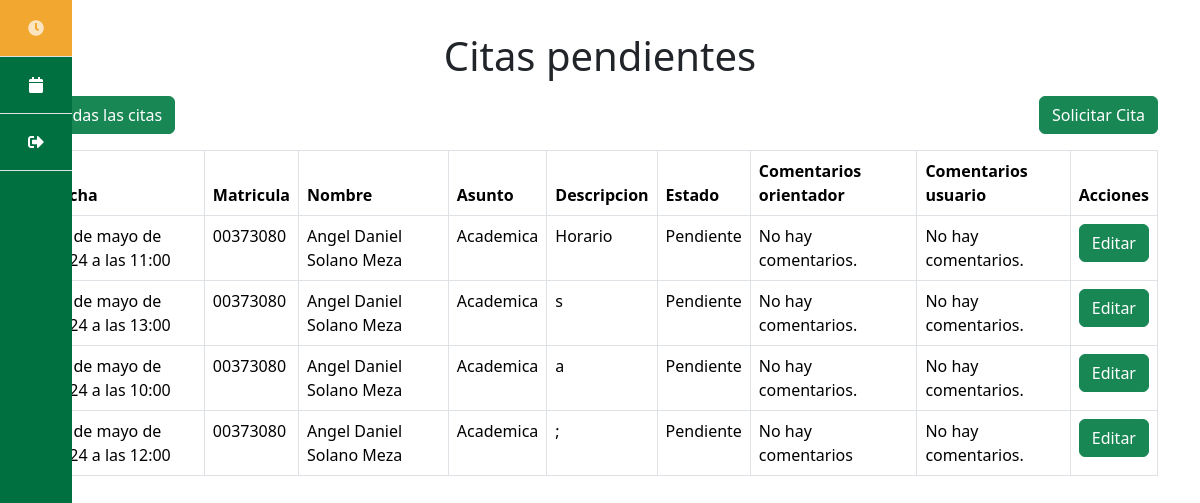
The app's page /citas_pendientes/ (signed in), older data.
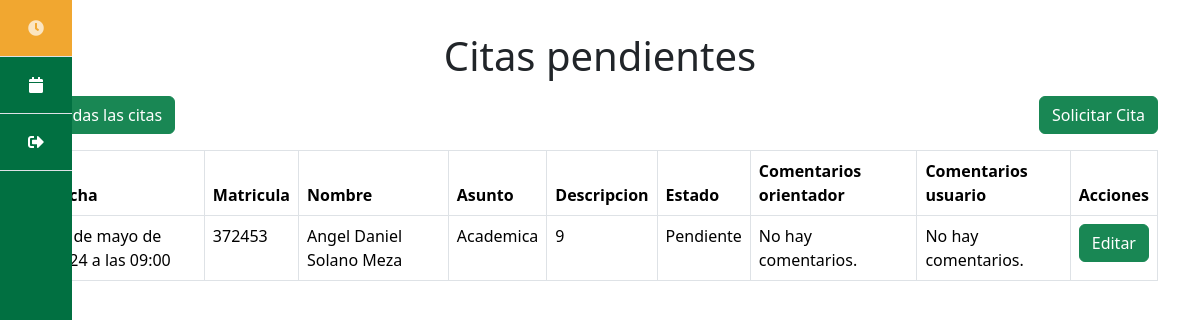
The same page, newer data.
### paginas/models.py (models this page shows, shortened)
class Cita(models.Model):
    PENDIENTE = 'Pendiente'
    CONFIRMADA = 'Confirmada'
    DECLINADA = 'Declinada'
    ESTADOS_CITA = [
        (PENDIENTE, 'Pendiente'),
        (CONFIRMADA, 'Confirmada'),
        (DECLINADA, 'Declinada'),
    ]
    HOMBRE = 'Hombre'
    MUJER = 'Mujer'
    PREFIERO_NO_DECIRLO = 'Prefiero no decirlo'
    GENERO = [
        (HOMBRE, 'Hombre'),
        (MUJER, 'Mujer'),
        (PREFIERO_NO_DECIRLO, 'Prefiero no decirlo'),
    ]
    INGENIERIA_CIVIL = 'Ingenieria Civil'
    INGENIERIA_ELECTRONICA = 'Ingenieria en Electronica'
    INGENIERIA_COMPUTACION = 'Ingenieria en Computacion'
    INGENIERIA_INDUSTRIAL = 'Ingenieria Industrial'
    INGENIERIA_NANOTECNOLOGIA = 'Ingenieria en Nanatecnologia'
    INGENIERIA_SOFTWARE = 'Ingenieria en Software'
    BIOINGENIERIA = 'Bioingenieria'
    ARQUITECTURA = 'Arquitectura'
    CARRERAS = [
        (INGENIERIA_CIVIL,  'Ingenieria Civil'),
        (INGENIERIA_ELECTRONICA,  'Ingenieria en Electronica'),
        (INGENIERIA_COMPUTACION,  'Ingenieria en Computacion'),
        (INGENIERIA_INDUSTRIAL,  'Ingenieria Industrial'),
        (INGENIERIA_NANOTECNOLOGIA,  'Ingenieria en Nanotecnologia'),
        (INGENIERIA_SOFTWARE,  'Ingenieria en Software y Tecnologias Emergentes'),
        (BIOINGENIERIA,  'Bioingenieria'),
        (ARQUITECTURA,  'Arquitectura'),
    ]
    ACADEMICA = 'Academica'
    PERSONAL = 'Personal'
    VOCACIONAL = 'Vocacional'
    BAJA = 'Baja'
    PSICOLOGICA = 'Psicologica'
    ASUNTOS = [
        (ACADEMICA, 'Academica'),
        (PERSONAL, 'Personal'),
        (VOCACIONAL, 'Vocacional'),
        (BAJA, 'Baja'),
        (PSICOLOGICA, 'Psicologica'),
    ]
    PRIMERO = '1'
    SEGUNDO = '2'
    TERCERO = '3'
    CUARTO = '4'
    QUINTO = '5'
    SEXTO = '6'
    SEPTIMO = '7'
    OCTAVO = '8'
    NOVENO = '9'
    SEMESTRES = [
        (PRIMERO, '1'),
        (SEGUNDO, '2'),
        (TERCERO, '3'),
        (CUARTO, '4'),
        (QUINTO, '5'),
        (SEXTO, '6'),
        (SEPTIMO, '7'),
        (OCTAVO, '8'),
        (NOVENO, '9'),
    ]
    matricula = models.CharField(max_length=8)
    apellido_paterno = models.CharField(max_length=20)
    apellido_materno = models.CharField(max_length=20)
    nombre = models.CharField(max_length=40)
    descripcion = models.TextField(max_length=200)
    fecha = models.DateTimeField()
    semestre = models.CharField(
        max_length=2,
        choices=SEMESTRES,
        default=PRIMERO
    )
    comentarios_orientador = models.TextField(
        max_length=200,
        default="No hay comentarios."
    )
    comentarios_usuario = models.TextField(
        max_length=200,
        default="No hay comentarios."
    )
    sexo = models.CharField(
        max_length=20,
        choices=GENERO,
        default=PREFIERO_NO_DECIRLO,
    )
    estado = models.CharField(
        max_length=11,
        choices=ESTADOS_CITA,
        default=PENDIENTE,
    )
    carrera = models.CharField(
        max_length=50,
        choices=CARRERAS,
        default=INGENIERIA_SOFTWARE
    )
    asunto = models.CharField(
        max_length=50,
        choices=ASUNTOS,
        default=ACADEMICA
    )
    solicitada = models.DateTimeField(auto_now_add=True)
    user = models.ForeignKey(User, on_delete=models.CASCADE)

### paginas/views.py (the view)
# urls.py: path('citas_pendientes/', views.citas_pendientes, name = 'citas_pendientes'),
def citas_pendientes(request):
    if request.user.username == 'espy':
        citas = Cita.objects.filter(estado='Pendiente').order_by('solicitada')
    else:
        citas = Cita.objects.filter(
            estado='Pendiente', user=request.user).order_by('solicitada')
    return render(request, 'citas_pendientes.html', {
        'citas': citas})

### paginas/templates/citas_pendientes.html
{% extends 'base.html' %} {% block content %}
<h1 class="text-center mt-3 mb-3">Citas pendientes</h1>
<div class="d-flex mb-3 justify-content-between">
  <div class="d-flex gap-2">
      <a href="/citas" class="btn btn-success">Todas las citas</a>
  </div>
  <div>
    <a href="/citas/crear" class="btn btn-success">Solicitar Cita</a>
  </div>
</div>
<table class="table table-bordered">
    <thead>
        <tr>
            <th scope="col">Fecha</th>
            <th scope="col">Matricula</th>
            <th scope="col">Nombre</th>
            <th scope="col">Asunto</th>
            <th scope="col">Descripcion</th>
            <th scope="col">Estado</th>
            <th scope="col">Comentarios orientador</th>
            <th scope="col">Comentarios usuario</th>
            {% if user.is_staff %}
            <th scope="col">Acciones</th>
            {% else %}
            <th scope="col">Detalle</th>
            {% endif %}
        </tr>
    </thead>
    <tbody>
        {% for cita in citas %}
        <tr>
            <td>{{ cita.fecha }}</td>
            <td>{{ cita.matricula }}</td>
            <td>
                {{ cita.nombre }} {{cita.apellido_paterno}}
                {{cita.apellido_materno}}
            </td>
            <td>{{ cita.asunto }}</td>
            <td>{{ cita.descripcion }}</td>
            <td>{{ cita.estado }}</td>
            <td>{{ cita.comentarios_orientador }}</td>
            <td>{{ cita.comentarios_usuario }}</td>
            {% if user.is_staff %}
            <td>
                <a href="/citas/{{ cita.id }}" class="btn btn-success"
                    >Editar
                </a>
            </td>
            {% else %}
            <td>
                <a href="/citas/{{ cita.id }}" class="btn btn-success">Ver </a>
            </td>
            {% endif %} {% endfor %}
        </tr>
    </tbody>
</table>
{% endblock %}

### paginas/templates/base.html (shortened to what this page needs)
<!DOCTYPE html>
<html lang="es">
    <head>
        {% load static %}
        <link
            href="https://cdn.jsdelivr.net/npm/bootstrap@5.3.3/dist/css/bootstrap.min.css"
            rel="stylesheet"
        />
        <link
            rel="stylesheet"
            href="https://cdnjs.cloudflare.com/ajax/libs/font-awesome/5.15.3/css/all.min.css"
        />
        <link rel="stylesheet" href="{% static 'css/styles.css' %}" />
    </head>
    <body>
        <div class="d-flex">
            <div
                class="d-flex flex-column flex-shrink-0 h-100"
                style="
                    position: fixed;
                    width: 4.5rem;
                    background-color: #017041;
                    min-height: 100vh;
                "
            >
                <ul
                    class="nav nav-pills nav-flush flex-column mb-auto text-center"
                >
                    {% if user.is_authenticated %}
                    <li>
                        <a
                            href="/citas_pendientes/"
                            class="nav-link {% if request.path == '/citas_pendientes/' %}active{% endif %} py-3 border-bottom rounded-0"
                            data-bs-toggle="tooltip"
                            data-bs-placement="right"
                            aria-label="Citas"
                            data-bs-original-title="Citas"
                        >
                            <i class="fas fa-clock"></i>
                        </a>
                    </li>
                    <li>
                        <a
                            href="/horario"
                            class="nav-link {% if request.path == '/horario/' %}active{% endif %} py-3 border-bottom rounded-0"
                            data-bs-toggle="tooltip"
                            data-bs-placement="right"
                            aria-label="Horarios"
                            data-bs-original-title="Horarios"
                        >
                            <i class="fas fa-calendar"></i>
                        </a>
                    </li>
                    <li>
                        <a
                            href="/logout"
                            class="nav-link py-3 border-bottom rounded-0"
                            data-bs-toggle="tooltip"
                            data-bs-placement="right"
                            aria-label="Cerrar sesión"
                            data-bs-original-title="Cerrar sesión"
                        >
                            <i class="fas fa-sign-out-alt"></i>
                        </a>
                    </li>
                    {% endif %}
                </ul>
            </div>
            <div class="container mt-3">{% block content %} {% endblock %}</div>
        </div>
    </body>
</html>

### paginas/static/css/styles.css (style rules this page uses)
:root { --bs-primary: #017041; --bs-secondary: #f1a730; }
.nav-link.active { background-color: var(--bs-secondary) !important; }
.nav-link { color: white !important; }

Row changes from the older to the newer data that the page shows:
removed Cita: fecha "29 de mayo de 2024 a las 11:00", matricula "00373080", nombre "Angel Daniel", apellido_paterno "Solano", apellido_materno "Meza", asunto "Academica", descripcion "Horario", estado "Pendiente", comentarios_orientador "No hay comentarios.", comentarios_usuario "No hay comentarios."
removed Cita: fecha "28 de mayo de 2024 a las 13:00", matricula "00373080", nombre "Angel Daniel", apellido_paterno "Solano", apellido_materno "Meza", asunto "Academica", descripcion "s", estado "Pendiente", comentarios_orientador "No hay comentarios.", comentarios_usuario "No hay comentarios."
removed Cita: fecha "31 de mayo de 2024 a las 10:00", matricula "00373080", nombre "Angel Daniel", apellido_paterno "Solano", apellido_materno "Meza", asunto "Academica", descripcion "a", estado "Pendiente", comentarios_orientador "No hay comentarios.", comentarios_usuario "No hay comentarios."
removed Cita: fecha "30 de mayo de 2024 a las 12:00", matricula "00373080", nombre "Angel Daniel", apellido_paterno "Solano", apellido_materno "Meza", asunto "Academica", descripcion ";", estado "Pendiente", comentarios_orientador "No hay comentarios", comentarios_usuario "No hay comentarios."
added Cita: fecha "28 de mayo de 2024 a las 09:00", matricula "372453", nombre "Angel Daniel", apellido_paterno "Solano", apellido_materno "Meza", asunto "Academica", descripcion "9", estado "Pendiente", comentarios_orientador "No hay comentarios.", comentarios_usuario "No hay comentarios."
